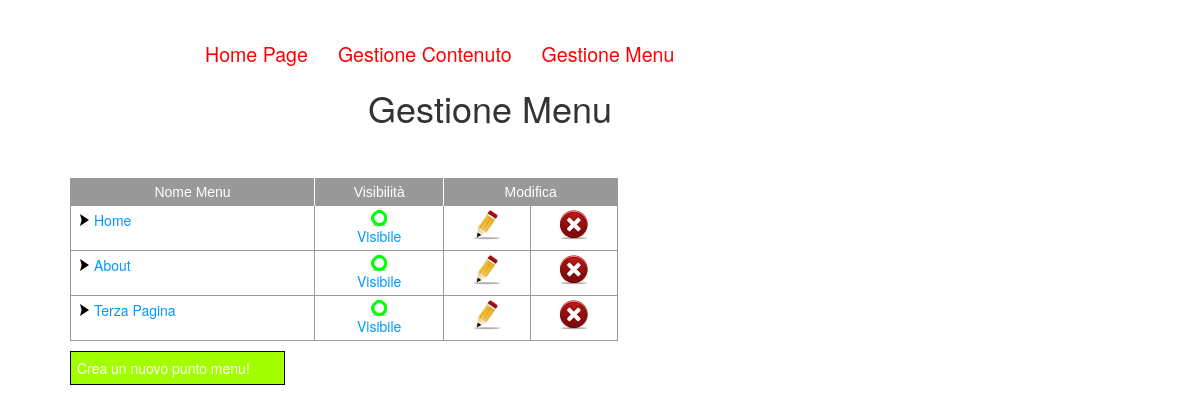
Page /admin.php?menu on the committed database.
### tables this page shows
CREATE TABLE IF NOT EXISTS `mvc_menu` (
  `menu_id` int(2) NOT NULL,
  `menu_name` varchar(50) NOT NULL,
  `menu_title` varchar(255) NOT NULL,
  `menu_visible` enum('0','1') NOT NULL,
  `menu_position` int(2) NOT NULL
);

### libraries/Database_Driver/Mysqlimproved_Driver.php (called while the page is built, shortened)
<?php
class Mysqlimproved_Driver {
	private $query;
	private $mysqli;
	private $result;
	public function __construct(){
		$host = 'localhost';
		$user = 'root';
		$password = '';
		$database = 'mvc';
		$charset = 'utf8';
	}
	public function connect($host, $user, $password, $database, $charset, $port = null, $socket = null){
		$this->mysqli = new mysqli($host, $user, $password, $database, $port, $socket);
		if(mysqli_connect_error()){
			exit('Impossibile connettersi al DataBase'.$mysqli_connect_error);
		} else {
			$this->mysqli->set_charset($charset);
		}
		return true;
	}
	public function prepare($query){
		$this->query = $query;
		return true;
	}
	public function query(){
		if(isset($this->query)){
			$this->result = $this->mysqli->query($this->query);
		}
	}
	public function fetch($type = 'object'){
		switch($type){
			case 'all_assoc':
				while($res = $this->result->fetch_assoc()){
					$row[] = $res;
				}
				break;
		}
		return $row;
	}
}
?>

### modules/module_menu.php (called while the page is built, shortened)
<?php
require_once ROOT.DS."libraries".DS."Database_Driver".DS."Mysqlimproved_Driver.php";
class ModMenu {
	private $mysqli = null;
	private $dbTable;
	function __construct(){
		$this->mysqli = new Mysqlimproved_Driver();
		$this->dbTable = 'mvc_menu';
	}
	function selectMenu($view_param){
		switch($view_param){
			case('backend'):
				$this->mysqli->prepare("SELECT * FROM {$this->dbTable} ORDER BY menu_position");
			break;
		}
		$this->mysqli->query();
		return $this->mysqli->fetch('all_assoc');
	}
}
?>

### controllers/controller_menu.php (called while the page is built, shortened)
<?php
require_once ROOT.DS."modules".DS."module_menu.php";
class ConMenu extends ModMenu {
	function takeMenu($view_param){
		$menu = $this->selectMenu($view_param);
		return $menu;
	}
}
?>

### views/backend/view_adm_menu.php (the view, shortened to what this page needs)
<span class="clearfix"></span>
<h1>Gestione Menu</h1>
<table id="TableGestione">
<tr>
	<th class="firstTableItem">Nome Menu</th>
	<th>Visibilità</th>
	<th colspan="2">Modifica</th>
</tr>
<?php
	$action = (isset($_GET['action'])) ? $_GET['action'] : null ;
	$id = (isset($_GET['id'])) ? $_GET['id'] : null ;
	require_once ROOT.DS."controllers".DS."controller_menu.php";
	$ConMenuObj = new ConMenu($action, $id);
	$auxMenu = $ConMenuObj->takeMenu($param);
	$linkNum = count($auxMenu);
	$liMenu = '';
	for($i=0;$i!=$linkNum;$i++){
		$id = $auxMenu[$i]['menu_id'];
		$title = $auxMenu[$i]['menu_title'];
		$name = $auxMenu[$i]['menu_name'];
		if($auxMenu[$i]['menu_visible'] == 1){
			$classVisible = 'TableGestioneVisibleYes';
			$textVisible = 'Visibile';
			$linkVisible = '?menu&action=visibleNo';
		} else {
			$classVisible =  'TableGestioneVisibleNo';
			$textVisible = 'Non Visibile';
			$linkVisible = '?menu&action=visibleYes';
		}
		$liMenu .= '
		<tr>
			<td><a href="?menu&action=edit&id='.$id.'" title="'.$title.'"><span class="TableGestioneRightArrow">arr</span>'.$name.'</a></td>
			<td class="TableGestioneAlignCenter"><a href="'.$linkVisible.'&id='.$id.'" title="Visibile/Non Visibile"><span class="'.$classVisible.'">arr</span>'.$textVisible.'</a></td>
			<td><a href="?menu&action=edit&id='.$id.'" class="TableGestioneEdit" title="Modifica Menu">ModI</a></td>
			<td><a href="?menu&action=delete&id='.$id.'" class="TableGestioneDel" title="Elimina Menu" onclick="return confirm(\'Volete davvero eliminare il punto menu?\')">DelI</a></td>
		</tr>';
}
?>
<?=$liMenu;?>
</table>
<a href="?menu&action=create" class="manageLink" title="Crea un nuovo punto menu!">Crea un nuovo punto menu!</a>

### public/css/admin.css (style rules this page uses)
body { font-family: Calibri, sans-serif; font-size: 1.1em; color: #0e0e0e; width:980px; }
h1 { margin-top:30px;; text-align:center; color:#666; font-size:2.2em; }
#TableGestione { color:#0099ff; width:548px; margin:50px 70px 10px; border: 1px solid #999; }
#TableGestione a { color:#0099ff; text-decoration:none; }
#TableGestione th { color:#fff; font-family:Verdana,sans-serif; padding:3px; background-color:#999; border-left:1px solid #fff; }
.firstTableItem { border-left:1px solid #999 !important; }
#TableGestione tr ,#TableGestione td { border: 1px solid #999; }
#TableGestione td { padding:4px; }
.TableGestioneRightArrow { background-image: url("../img/arrow_right.gif"); background-repeat: no-repeat; display: block; float: left; height: 12px; margin:4px 5px; text-indent: -9999px; width: 9px; }
.TableGestioneAlignCenter, #TableGestione th { text-align:center; }
.TableGestioneVisibleYes { color:green; background-image: url("../img/icon_vis.gif"); background-repeat: no-repeat; display: block; margin:0 auto; height: 16px; text-indent: -9999px; width: 16px; }
.TableGestioneEdit { background-image: url("../img/icon_edit.gif"); background-repeat: no-repeat; display: block; margin:0 auto; height: 30px; text-indent: -9999px; width: 30px; }
.TableGestioneDel { background-image: url("../img/icon_delete.gif"); background-repeat: no-repeat; display: block; margin:0 auto; height: 30px; text-indent: -9999px; width: 30px; }
.manageLink { display:block; text-decoration:none; color:#fff; background-color:#a3ff00; width:215px; border:1px solid #000; padding:6px; margin-left:70px; }
.clearfix:before, .clearfix:after { content: ""; display: table; }
.clearfix:after { clear: both; }
.clearfix { *zoom: 1; }

### rows in the picture
mvc_menu: menu_name "Home", menu_visible "Visibile"
mvc_menu: menu_name "About", menu_visible "Visibile"
mvc_menu: menu_name "Terza Pagina", menu_visible "Visibile"
